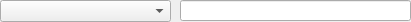
<?xml version="1.0" encoding="UTF-8"?>
<ui version="4.0">
 <class>GMT_J_option</class>
 <widget class="QWidget" name="GMT_J_option">
  <property name="geometry">
   <rect>
    <x>0</x>
    <y>0</y>
    <width>411</width>
    <height>22</height>
   </rect>
  </property>
  <property name="windowTitle">
   <string>Form</string>
  </property>
  <widget class="QComboBox" name="J_option">
   <property name="geometry">
    <rect>
     <x>0</x>
     <y>0</y>
     <width>171</width>
     <height>22</height>
    </rect>
   </property>
   <property name="font">
    <font>
     <pointsize>8</pointsize>
    </font>
   </property>
  </widget>
  <widget class="QLineEdit" name="paras">
   <property name="geometry">
    <rect>
     <x>180</x>
     <y>0</y>
     <width>231</width>
     <height>21</height>
    </rect>
   </property>
  </widget>
 </widget>
 <resources/>
 <connections/>
</ui>
